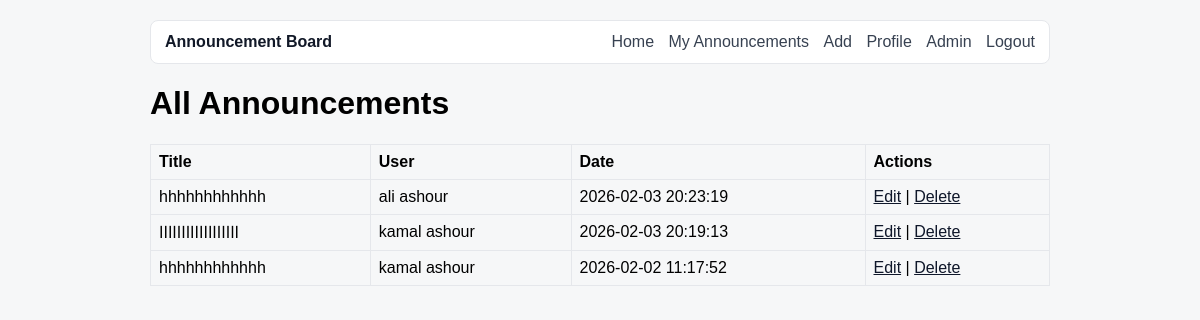
Page /announcement_system/admin/announcements.php (signed in) on the committed database.
### tables this page shows
CREATE TABLE `announcements` (
  `id` int(11) NOT NULL,
  `title` varchar(100) NOT NULL,
  `content` text NOT NULL,
  `created_at` timestamp NOT NULL DEFAULT current_timestamp(),
  `user_id` int(11) NOT NULL
);

CREATE TABLE `users` (
  `id` int(11) NOT NULL,
  `first_name` varchar(50) NOT NULL,
  `last_name` varchar(50) NOT NULL,
  `email` varchar(100) NOT NULL,
  `password` varchar(255) NOT NULL,
  `role` varchar(10) NOT NULL DEFAULT 'user'
);

### announcement_system/admin/announcements.php (the view, shortened to what this page needs)
<?php
require_once __DIR__ . '/../config/db.php';
$sql = "SELECT a.id, a.title, a.created_at, u.first_name, u.last_name
        FROM announcements a
        JOIN users u ON a.user_id = u.id
        ORDER BY a.created_at DESC";
$res = mysqli_query($conn, $sql);
include __DIR__ . '/../partials/header.php';
?>
<h1>All Announcements</h1>
<table class="table">
    <tr>
        <th>Title</th>
        <th>User</th>
        <th>Date</th>
        <th>Actions</th>
    </tr>
    <?php while($a = mysqli_fetch_assoc($res)): ?>
        <tr>
            <td><?php echo ($a['title']); ?></td>
            <td><?php echo ($a['first_name'] . ' ' . $a['last_name']); ?></td>
            <td><?php echo ($a['created_at']); ?></td>
            <td>
                <a href="/announcement_system/announcements/edit.php?id=<?php echo $a['id']; ?>">Edit</a>
                |
                <a href="/announcement_system/announcements/delete.php?id=<?php echo $a['id']; ?>&from=admin" onclick="return confirm('Delete this announcement?');">Delete</a>
            </td>
        </tr>
    <?php endwhile; ?>
</table>

### announcement_system/style.css (style rules this page uses)
body { font-family: Arial, sans-serif; background: #f6f7f8; margin: 0; padding: 0; }
.table { width: 100%; border-collapse: collapse; }
.table th, .table td { border: 1px solid #e5e7eb; padding: 8px; text-align: left; }
a { color: #0f172a; }

### rows in the picture
announcements: title "hhhhhhhhhhhh", user.first_name "ali", user.last_name "ashour", created_at "2026-02-03 20:23:19"
announcements: title "اااااااااااااااااا", user.first_name "kamal", user.last_name "ashour", created_at "2026-02-03 20:19:13"
announcements: title "hhhhhhhhhhhh", user.first_name "kamal", user.last_name "ashour", created_at "2026-02-02 11:17:52"
